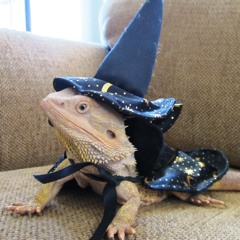
#> input picture Exercises/Classic Computer Vision using OpenCV/2. Images – representation, grayscale and color, color spaces/Images/lizard.jpg, 240 x 240 px
$ python d.py
#> lines starting #> are read from the running program, lines starting #| are printed output that depends on the picture
import cv2
import numpy as np
import random

def salt_and_pepper(image, prob):
    output = np.zeros(image.shape, np.uint8)
    threshold = 1 - prob

    for i in range(image.shape[0]):
        for j in range(image.shape[1]):
            rdn = random.random()

            if rdn < prob:
                output[i][j] = 0

            elif rdn > threshold:
                output[i][j] = 255

            else:
                output[i][j] = image[i][j]

    return output

filename = "Images/lizard.jpg"
image = cv2.imread(filename, 1)
#> image is the input picture: shape (240, 240, 3); mean B, G, R 118.9, 126.9, 134.7
image_with_noise= salt_and_pepper(image, 0.05)
#> after the loop in salt_and_pepper, `for i in range(image.shape[0]):`:
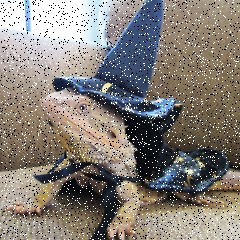
#> output: shape (240, 240, 3); mean B, G, R 119.5, 126.7, 133.8

cv2.imshow("Image with noise", image_with_noise)

cv2.waitKey(0)
cv2.destroyAllWindows()

cv2.imwrite("Images/4.bmp", image_with_noise)
